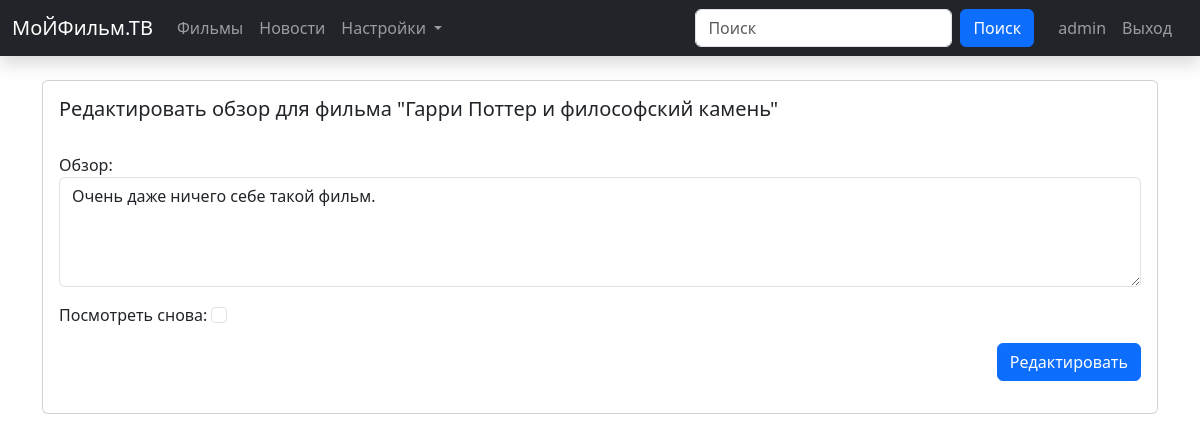
The page /reviews/1 (signed in) on the database as committed earlier.
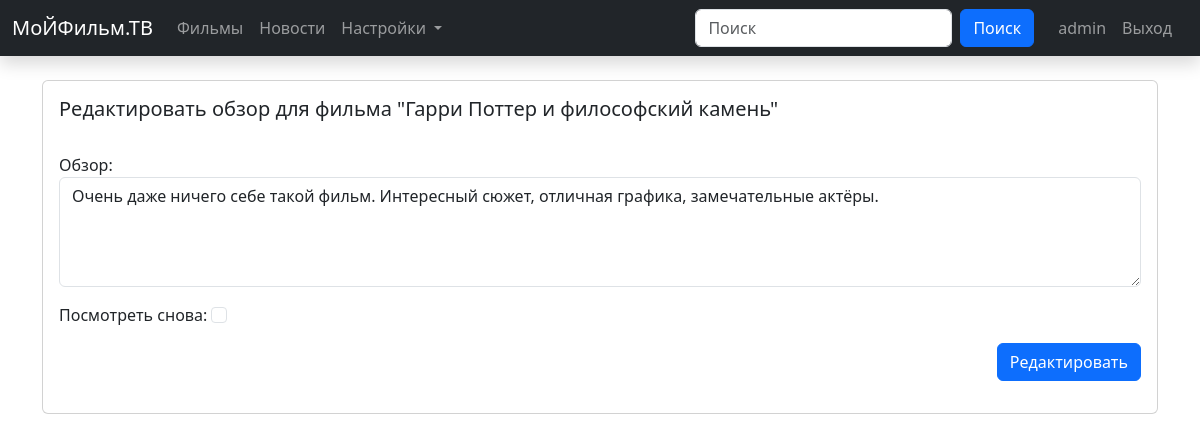
The same page on the database as committed later.
### app/models.py (models this page shows, shortened)
class Review(models.Model):
    text = models.CharField(max_length=100)
    date = models.DateTimeField(auto_now_add=True)
    user = models.ForeignKey(User, on_delete=models.CASCADE)
    movie = models.ForeignKey(Movie, on_delete=models.CASCADE)
    watch_again = models.BooleanField(default=False)
    class Meta:
        verbose_name = ('Обзор')
        verbose_name_plural = ('Обзоры')

class Movie(models.Model):
    title = models.CharField(max_length=100)
    description = models.CharField(max_length=250)
    image = models.ImageField(upload_to='app/images/')
    url = models.URLField(blank=True)
    class Meta:
        verbose_name = ('Видео')
        verbose_name_plural = ('Видео')
    def __str__(self):
        return self.title

### app/views.py (the view, shortened to what this page needs)
# urls.py: path('reviews/<int:review_id>', update, name='update'),
def update(request, review_id):
    review = get_object_or_404(Review, id=review_id, user=request.user)
    if request.method == 'GET':
        form = ReviewForm(instance=review)
        return render(request, 'app/update.html', {'form': form, 'review': review})

### app/forms.py
class ReviewForm(ModelForm):
    def __init__(self, *args, **kwargs):
        super(ModelForm, self).__init__(*args, **kwargs)
        self.fields['text'].widget.attrs.update({'class': 'form-control'})
        self.fields['watch_again'].widget.attrs.update({'class': 'form-check-input'})
    class Meta:
        model = Review
        fields = ['text', 'watch_again']
        labels = {'text': 'Обзор', 'watch_again': 'Посмотреть снова'}
        widgets = {
            'text': Textarea(attrs={'rows': 4})
        }

### templates/app/update.html (shortened to what this page needs)
{% extends 'base.html' %}
{% block navbar %}
    {% include 'components/navbar.html' %}
{% endblock %}
{% block content %}
<div class="card mb-3">
    <div class="row g-0">
        <div>
            <div class="card-body">
                <h5 class="card-title">Редактировать обзор для фильма
                   "{{ review.movie }}"</h5>
                <p class="card-text p-1">
                    <form method="POST">
                        {{ form.as_p }}
                        <div class="d-flex justify-content-end">
                            <button type="submit"
                                    class="btn btn-primary">
                                    Редактировать
                            </button>
                        </div>
                    </form>
                </p>
            </div>
        </div>
    </div>
</div>
{% endblock %}

Rows that differ between the two databases and show on the page:
changed Review "Гарри Поттер и философский камень": text "Очень даже ничего себе такой фильм." → "Очень даже ничего себе такой фильм. Интересный сюжет, отличная графика, замечательные актёры."
